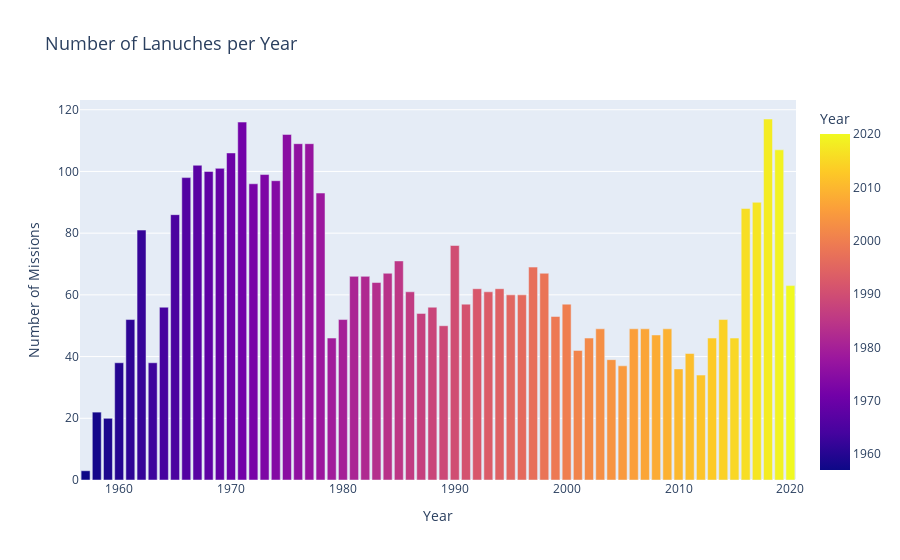

This figure's notebook cell:
### Code cell
bar = px.bar(launches_per_year,
             x="Year",
             y="Status Mission",
             color="Year",
             title="Number of Lanuches per Year")

bar.update_layout(
    title_font_size=18,
    xaxis_title="Year",
    xaxis_title_font_size=14,
    yaxis_title="Number of Missions",
    yaxis_title_font_size=14,
)
bar.show()

### Figure 1 — Plotly figure (JSON) as saved in the notebook; plotly's stock layout.template omitted (floating-point values rounded to 4 significant figures)
{"data": [{"alignmentgroup": "True", "hovertemplate": "Year=%{marker.color}<br>Status Mission=%{y}<extra></extra>", "legendgroup": "", "marker": {"color": [1957, 1958, 1959, 1960, 1961, 1962, 1963, 1964, 1965, 1966, 1967, 1968, 1969, 1970, 1971, 1972, 1973, 1974, 1975, 1976, 1977, 1978, 1979, 1980, 1981, 1982, 1983, 1984, 1985, 1986, 1987, 1988, 1989, 1990, 1991, 1992, 1993, 1994, 1995, 1996, 1997, 1998, 1999, 2000, 2001, 2002, 2003, 2004, 2005, 2006, 2007, 2008, 2009, 2010, 2011, 2012, 2013, 2014, 2015, 2016, 2017, 2018, 2019, 2020], "coloraxis": "coloraxis", "pattern": {"shape": ""}}, "name": "", "offsetgroup": "", "orientation": "v", "showlegend": false, "textposition": "auto", "type": "bar", "x": [1957, 1958, 1959, 1960, 1961, 1962, 1963, 1964, 1965, 1966, 1967, 1968, 1969, 1970, 1971, 1972, 1973, 1974, 1975, 1976, 1977, 1978, 1979, 1980, 1981, 1982, 1983, 1984, 1985, 1986, 1987, 1988, 1989, 1990, 1991, 1992, 1993, 1994, 1995, 1996, 1997, 1998, 1999, 2000, 2001, 2002, 2003, 2004, 2005, 2006, 2007, 2008, 2009, 2010, 2011, 2012, 2013, 2014, 2015, 2016, 2017, 2018, 2019, 2020], "xaxis": "x", "y": [3, 22, 20, 38, 52, 81, 38, 56, 86, 98, 102, 100, 101, 106, 116, 96, 99, 97, 112, 109, 109, 93, 46, 52, 66, 66, 64, 67, 71, 61, 54, 56, 50, 76, 57, 62, 61, 62, 60, 60, 69, 67, 53, 57, 42, 46, 49, 39, 37, 49, 49, 47, 49, 36, 41, 34, 46, 52, 46, 88, 90, 117, 107, 63], "yaxis": "y"}], "layout": {"barmode": "relative", "coloraxis": {"colorbar": {"title": {"text": "Year"}}, "colorscale": [[0, "#0d0887"], [0.1111, "#46039f"], [0.2222, "#7201a8"], [0.3333, "#9c179e"], [0.4444, "#bd3786"], [0.5556, "#d8576b"], [0.6667, "#ed7953"], [0.7778, "#fb9f3a"], [0.8889, "#fdca26"], [1, "#f0f921"]]}, "legend": {"tracegroupgap": 0}, "title": {"font": {"size": 18}, "text": "Number of Lanuches per Year"}, "xaxis": {"anchor": "y", "domain": [0, 1], "title": {"font": {"size": 14}, "text": "Year"}}, "yaxis": {"anchor": "x", "domain": [0, 1], "title": {"font": {"size": 14}, "text": "Number of Missions"}}}}
